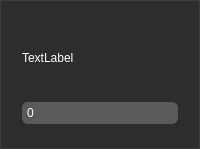
                      <widget class="QGroupBox" name="GroupBox_OptionalParams_Page_2">
                       <property name="styleSheet">
                        <string notr="true">QGroupBox {
	font-size: 15px;
	margin-top: 1.5ex;
	color: rgb(255, 255, 255);
	background-color: rgb(45, 45, 45);
	border-width: 1px;
	border-style: solid;
	border-color: rgb(60, 60, 60);
}
QGroupBox::title {
	left: 9px;
	margin-left: 0px;
	subcontrol-origin: margin;
	subcontrol-position: top left;
	padding: 3px;
}</string>
                       </property>
                       <layout class="QVBoxLayout" name="verticalLayout_81">
                        <property name="spacing">
                         <number>0</number>
                        </property>
                        <property name="leftMargin">
                         <number>0</number>
                        </property>
                        <property name="topMargin">
                         <number>12</number>
                        </property>
                        <property name="rightMargin">
                         <number>0</number>
                        </property>
                        <property name="bottomMargin">
                         <number>12</number>
                        </property>
                        <item>
                         <widget class="QFrame" name="Frame_Tool_VoiceIdentifier_SpeakerID">
                          <property name="minimumSize">
                           <size>
                            <width>0</width>
                            <height>123</height>
                           </size>
                          </property>
                          <property name="styleSheet">
                           <string notr="true">QFrame {
	color: rgb(255, 255, 255);
	background-color: rgb(45, 45, 45);
	border-width: 0px;
	border-style: solid;
}
QFrame:hover {
	background-color: rgb(60, 60, 60);
}</string>
                          </property>
                          <layout class="QVBoxLayout" name="verticalLayout_96">
                           <property name="spacing">
                            <number>12</number>
                           </property>
                           <property name="leftMargin">
                            <number>21</number>
                           </property>
                           <property name="topMargin">
                            <number>12</number>
                           </property>
                           <property name="rightMargin">
                            <number>21</number>
                           </property>
                           <property name="bottomMargin">
                            <number>12</number>
                           </property>
                           <item>
                            <widget class="QLabel" name="Label_Tool_VoiceIdentifier_SpeakerID">
                             <property name="styleSheet">
                              <string notr="true">QLabel {
	/*text-align: center;*/
	/*color: rgb(255, 255, 255);*/
	background-color: transparent;
	padding: 0px;
	border-width: 0px;
	border-radius: 0px;
	border-style: solid;
}</string>
                             </property>
                             <property name="text">
                              <string>TextLabel</string>
                             </property>
                            </widget>
                           </item>
                           <item>
                            <widget class="QSpinBox" name="SpinBox_Tool_VoiceIdentifier_SpeakerID">
                             <property name="styleSheet">
                              <string notr="true">QSpinBox {
	text-align: left;
	color: rgb(255, 255, 255);
	selection-background-color: darkgrey;
	background-color: rgb(90, 90, 90);
	padding: 1.5px;
	border-width: 1px;
	border-radius: 6px;
	border-style: solid;
	border-color: rgb(90, 90, 90);
}
QSpinBox:hover {
	background-color: rgb(120, 120, 120);
}

QSpinBox::up-button {
	subcontrol-origin: padding;
	subcontrol-position: top right;
	margin-right: 3px;
	border-width: 0px;
}
QSpinBox::up-arrow {
	border-image: url(:/(Double)SpinBox_Icon/Sources/UpArrow.png);
}

QSpinBox::down-button {
	subcontrol-origin: padding;
	subcontrol-position: bottom right;
	margin-right: 3px;
	border-width: 0px;
}
QSpinBox::down-arrow {
	border-image: url(:/(Double)SpinBox_Icon/Sources/DownArrow.png);
}


QToolTip {
	color: white;
	background-color: transparent;
}</string>
                             </property>
                             <property name="minimum">
                              <number>-999999</number>
                             </property>
                             <property name="maximum">
                              <number>999999</number>
                             </property>
                            </widget>
                           </item>
                          </layout>
                         </widget>
                        </item>
                       </layout>
                      </widget>
